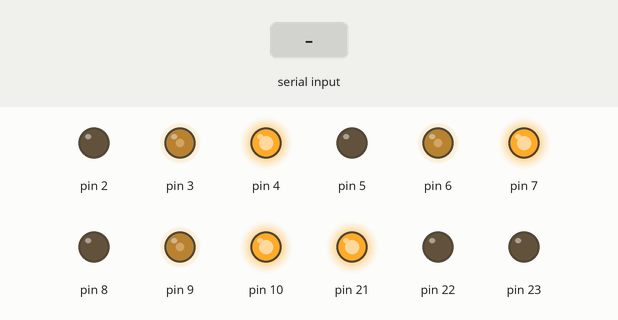
The sketch below on a simulated Arduino Mega 2560, built with avr-gcc and run on an emulated ATmega2560. Shown: output pins drawn as LEDs (lit = HIGH). Inputs (shaded band) come from the test bench.

Above: at 1.2 s.
1.3 s: "1" received over the second serial link
At 2.4 s:
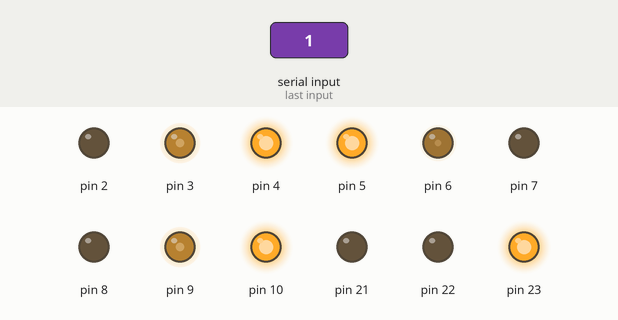
2.8 s: "0" received over the second serial link
At 3.5 s:
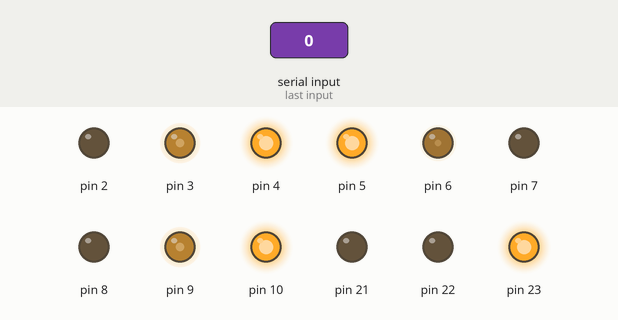
Timing chart, 0 to 5.8 s (numbered marks = the images above; inputs shaded):
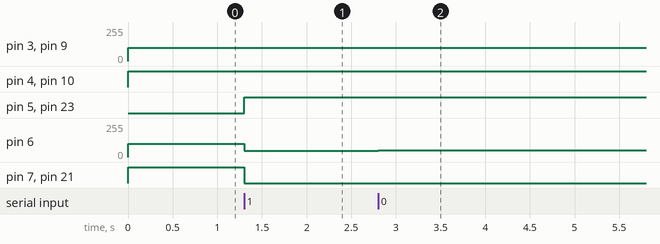

Measured:
- after the input at 1.3 s, pin 3, pin 9: 99/255 → 98/255 at once; pin 5, pin 23: LOW → HIGH at once; pin 6: 100/255 → 48/255 at once; pin 7, pin 21: HIGH → LOW at once
- after the input at 2.8 s, pin 6: 48/255 → 50/255 at once

The sketch:

vision_test.ino
```cpp
#include <Drive.h>
#include <Wire.h>
#include <Adafruit_Sensor.h>
#include <Adafruit_BNO055.h>
#include <utility/imumaths.h>

Adafruit_BNO055 bno = Adafruit_BNO055(55);

motor m1(2,4,3);
motor m2(23,21,22);
motor m3(10,8,9);
motor m4(7,5,6);
motor *motors[]= {&m1,&m2,&m3,&m4};
Drive ness(4, motors);

double kp=3.3, ki=0, kd=80;
double target, error, strength;

void setup() {
  Serial.begin(19200);
  Serial1.begin(19200);
  if(!bno.begin()){
    Serial.print("Ooops, no BNO055 detected ... Check your wiring or I2C ADDR!");
    while(1);
  }
  /*Serial.println("Calibrating...");
  uint8_t sys, gyro, accel, mag;
  sys = gyro = accel = mag = 0;
  while (mag != 3) {
    bno.getCalibration(&sys, &gyro, &accel, &mag);
  }
  Serial.println(mag, DEC);
  delay(500);*/
  bno.setExtCrystalUse(true);

  ness.setPID(kp,ki,kd);
}

void loop(){

  if (Serial1.available() > 0) {
    target = Serial1.read()-120;
    strength= Serial1.read()*1.5;
  }

  //strength = strength/255;
  /*Serial.print(target);
  Serial.print(" ");
  Serial.print(strength);
  Serial.print(" ");*/

  error= bno.getError();
  //Serial.println(error);

  ness.move(target-error, 100+strength, error);
}
```
